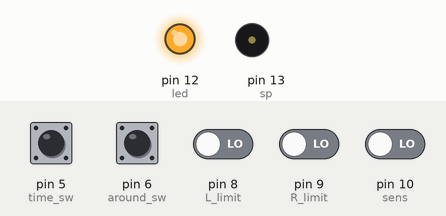
A sketch run on a simulated Arduino Uno, built with avr-gcc and run on an emulated ATmega328P. On the bench: output pins drawn as LEDs (lit = HIGH), buzzer (waves = sounding). The test bench sets the inputs (shaded band); at power-on: pin 5 (time_sw), pin 6 (around_sw), pin 8 (L_limit), pin 9 (R_limit), pin 10 (sens) LOW. EEPROM starts erased; what the sketch prints to the serial monitor is not drawn.

Above: at 1.2 s.
1.3 s: pin 5 (time_sw) pulled HIGH for 0.15 s
At 2.25 s:
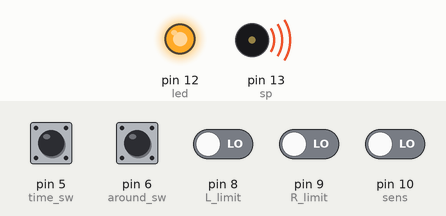
4.4 s: pin 6 (around_sw) pulled HIGH for 0.15 s
At 5.1 s:
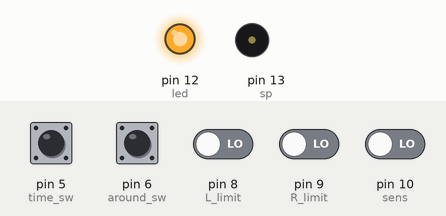
7.4 s: pin 8 (L_limit) driven HIGH
At 7.8 s:
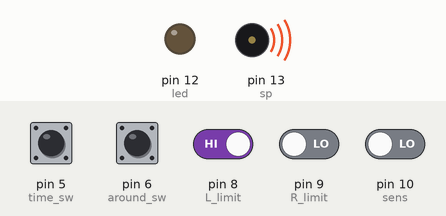
14.2 s: pin 5 (time_sw) pulled HIGH for 1 s
At 17.4 s:
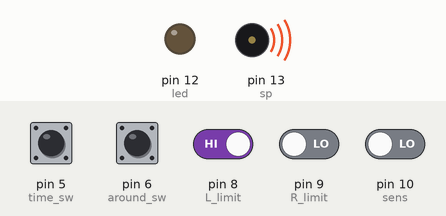
Timing chart, 0 to 34.3 s (numbered marks = the images above; inputs shaded):
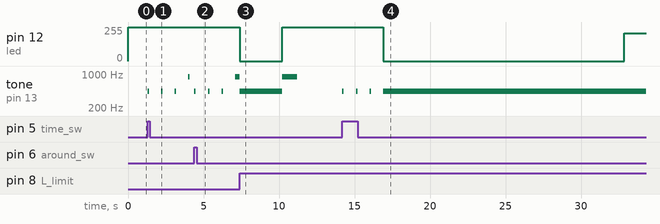

The sketch:

_____.ino
```cpp
#include <EEPROM.h>
#define elements 10
String data_string; //シリアルで受け取る全文字列
char *p; //文字列をカンマで分割するstrtok処理で使うポインタ
String p_string; //上記ポインタで区切った文字列の仮格納用
String data_array[elements]; //カンマ分割されたstrデータを格納する

//ピン設定
const int reset_sw = 2; //リセットスイッチ
const int time_sw = 5; //タイムモードスイッチ
const int around_sw = 6; //周回モードスイッチ
const int L_limit = 8; //左端のセンサー
const int R_limit = 9; //右端のセンサー
const int sens = 10; //メインのセンサー
const int led = 12; //LED
const int sp = 13; //スピーカー

int time_limit = 60; //周回モードの制限時間
int penalty_interval = 50; //ペナルティのカウント間隔

int penalty_count; //ペナルティの時間計測
int start_point; //開始位置
float penalty; //ペナルティカウント
float local_time; //開始時の内部時間
float result_time; //タイムモードの結果
int count; //周回モードのカウント

void setup() {
  //入出力の設定
  pinMode(reset_sw, INPUT);
  pinMode(time_sw, INPUT);
  pinMode(around_sw, INPUT);
  pinMode(L_limit, INPUT);
  pinMode(R_limit, INPUT);
  pinMode(sens, INPUT);
  pinMode(led, OUTPUT);
  pinMode(sp, OUTPUT);

  Serial.begin(9600); //シリアルの設定
  if (EEPROM.read(0xFF) != 0) {
    EEPROM.write(0x00, 60);
    EEPROM.write(0x01, 50);
    EEPROM.write(0xFF, 0);
  }
  time_limit = EEPROM.read(0x00);
  penalty_interval = EEPROM.read(0x01);

  Serial.print("  timer ");
  Serial.print(time_limit);
  Serial.println("秒");
  Serial.print("  interval ");
  Serial.print(penalty_interval);
  Serial.println("ミリ秒");
}


void loop() {
  digitalWrite(led, HIGH);
  if (digitalRead(time_sw) == HIGH) { //タイムモードスイッチが押されたとき
    time(); //タイムモードの処理に飛ぶ
  } else if (digitalRead(around_sw) == HIGH) { //周回モードスイッチが押されたとき
    around(); //周回モードの処理に飛ぶ
  } else if ( Serial.available() ) {
    command();
  }
}


//タイムモード
void time() {
  Serial.println("タイムモード");
  if (start() == 1) { //エラーの場合最初に戻る
    return 0;
  }

  if (start_point == 0) { //左から開始
    while (digitalRead(R_limit) == HIGH) { //右に着くまでループ
      if (digitalRead(sens) == LOW && millis() - penalty_count >= penalty_interval) { //衝突時の処理
        penalty++; //ペナルティカウントの増加
        tone(sp, 440, penalty_interval + 10); //衝突音
        digitalWrite(led, LOW);
        penalty_count = millis();
      }
      if (millis() - penalty_count >= penalty_interval) {
        digitalWrite(led, HIGH);
      }
    }
    result_time = (millis() - local_time) / 1000 + penalty / 2; //結果の処理
    tone(sp, 880, 100); //終了音
    Serial.println(String(result_time, 5)); //結果の表示
  } else {
    while (digitalRead(L_limit) == HIGH) { //左に着くまでループ
      if (digitalRead(sens) == LOW && millis() - penalty_count >= penalty_interval) { //衝突時の処理
        penalty++; //ペナルティカウントの増加
        tone(sp, 440, penalty_interval + 10); //衝突音
        digitalWrite(led, LOW);
        penalty_count = millis();
      }
      if (millis() - penalty_count >= penalty_interval) {
        digitalWrite(led, HIGH);
      }
    }
    result_time = (millis() - local_time) / 1000 + penalty / 2; //結果の処理
    tone(sp, 880, 100); //終了音
    Serial.println(String(result_time, 5)); //結果の表示
  }
}


//周回モード
void around() {
  Serial.println("周回モード");
  if (start() == 1) { //エラーの場合最初に戻る
    return 0;
  }
  while (millis()  <= local_time + (time_limit - penalty) * 1000) { //時間がなくなったら終了
    if (start_point == 0) { //左から開始
      while (digitalRead(R_limit) == HIGH) { //右に着くまでループ
        if (digitalRead(sens) == LOW && millis() - penalty_count >= penalty_interval) {  //衝突時の処理
          penalty++; //ペナルティカウントの増加
          tone(sp, 440, penalty_interval + 10); //衝突音
          if (millis()  >= local_time + (time_limit - penalty) * 1000) { //時間がなくなったら終了
            break;
          }
          digitalWrite(led, LOW);
          penalty_count = millis();
        }
        if (millis() - penalty_count >= penalty_interval) {
          digitalWrite(led, HIGH);
        }
      }
      tone(sp, 880, 50); //終了音
      count++; //カウントの増加
      start_point = 1; //右
    } else {
      while (digitalRead(L_limit) == HIGH) { //左に着くまでループ
        if (digitalRead(sens) == LOW && millis() - penalty_count >= penalty_interval) { //衝突時の処理
          penalty++; //ペナルティカウントの増加
          tone(sp, 440, penalty_interval + 10); //衝突音
          if (millis()  >= local_time + (time_limit - penalty) * 1000) { //時間が無くなったら終了
            break;
          }
          digitalWrite(led, LOW);
          penalty_count = millis();
        }
        if (millis() - penalty_count >= penalty_interval) {
          digitalWrite(led, HIGH);
        }
      }
      tone(sp, 880, 50); //終了音
      count++; //カウントの増加
      start_point = 0; //左
    }
  }
  tone(sp, 880, 1000); //終了音
  Serial.println(count / 2); //結果の表示
}


//開始時の処理
int start() {
  penalty = 0; //ペナルティカウントの初期化
  count = 0; //カウントの初期化

  while (digitalRead(L_limit) == HIGH &&  digitalRead(R_limit) == HIGH) { //リミットに触れるまで待機
  }

  for (int i = 0; i < 3; i++) { //カウント音
    tone(sp, 440, 100);
    delay(900);
  }
  if (digitalRead(L_limit) == HIGH &&  digitalRead(R_limit) == HIGH) { //フライングしたらリセットする
    Serial.println("Error:フライングです");
    for (int i = 0; i < 4; i++) { //エラー音
      tone(sp, 440, 200);
      delay(200);
    }
    return 1; //最初に戻る
  }

  if (digitalRead(L_limit) == LOW) { //開始位置の保存
    start_point = 0; //左
  } else {
    start_point = 1; //右
  }
  local_time = millis(); //開始タイミングの保存
  tone(sp, 880, 100); //開始音
}


int command() {
  serial_read();
  if (data_array[0] == "help") {
    Serial.println("  help コマンド確認");
    Serial.println("  config 設定変更");
    Serial.println("  show 設定確認");
    Serial.println("  reboot 再起動");
  } else if (data_array[0] == "config") {
    if (data_array[1] == "help") {
      Serial.println("  timer タイムモードの制限時間設定(1～255秒)");
      Serial.println("  interval ペナルティのカウント間隔設定(1～255ミリ秒)");
    } else if (data_array[1] == "timer") {
      if (data_array[2].toInt() >= 1 && data_array[2].toInt() <= 255) {
        EEPROM.write(0x00, data_array[2].toInt());//EEPROMに書き込む
        time_limit = EEPROM.read(0x00);//EEPROMからの読み取り値を入れる
        Serial.print("  timer ");
        Serial.print(time_limit);
        Serial.println("秒に設定しました");
      } else {
        Serial.println("Error:引数が不正です(1～255です)");
      }
    } else if (data_array[1] == "interval") {
      if (data_array[2].toInt() >= 1 && data_array[2].toInt() <= 255) {
        EEPROM.write(0x01, data_array[2].toInt());//EEPROMに書き込む
        penalty_interval = EEPROM.read(0x01);//EEPROMからの読み取り値を入れる
        Serial.print("  interval ");
        Serial.print(penalty_interval);
        Serial.println("ミリ秒に設定しました");
      } else {
        Serial.println("Error:引数が不正です(1～255です)");
      }
    } else {
      Serial.println("Error:不正なコマンドです");
    }
  } else if (data_array[0] == "show") {
    if (data_array[1] == "help") {
      Serial.println("  config 設定の確認");
    } else if (data_array[1] == "config") {
      Serial.print("  timer ");
      Serial.print(time_limit);
      Serial.println("秒");
      Serial.print("  interval ");
      Serial.print(penalty_interval);
      Serial.println("ミリ秒");
    } else {
      Serial.println("Error:不正なコマンドです");
    }
  } else if (data_array[0] == "reboot") {
    delay(100);
    void(* resetFunc) (void) = 0;
    resetFunc();
  } else {
    if (data_array[0] != "") {
      Serial.println("Error:不正なコマンドです");
    }
  }
  Serial.print("> ");
}


//この部分ほぼコピペだからよくわからん
int serial_read() {
  for (int i = 0; i < elements; i++) { //データの初期化
    data_array[i] = "";
  }
  data_string = Serial.readStringUntil(0x0a); //シリアルデータを改行記号が現れるまで読み込む
  data_string.trim(); //文字列を念のためトリミングする
  int data_len = data_string.length() + 1; //str→char変換用にデータの長さを調べる
  char data_char[data_len]; //str→char変換用のchar配列を準備
  data_string.toCharArray(data_char, data_len); //ようやくstr→charに変換
  p = strtok(data_char, " "); //カンマ分割の1要素目を行う
  p_string = p; //一旦strにいれる
  data_array[0] = p_string; //最終目的の配列に1要素目を格納

  for (int i = 1; i < elements; i++) { //2要素名以降について、要素数分だけデータ配列に格納
    p = strtok(NULL, " "); //カンマ分割の2要素目以降のstrtokはこの書式になる
    if (p != NULL) { //要素が空でない場合はその要素をデータ配列に格納
      p_string = p;
      data_array[i] = p_string;
    } else {
      i++; //要素が空の場合はデータ配列に0を格納
    }
  }
  //データを表示する
  for (int i = 0; i < elements ; i++) {
    Serial.print(data_array[i]); //データ配列の中身を0項から最終項まで表示する
    Serial.print(" "); //カンマ区切りではなくスラッシュ区切りで表示
  }
  Serial.println();
}
```

Measured:
- after the input at 1.3 s, tone on pin 13 (sp): plays 440 Hz for 0.10 s, 440 Hz for 0.10 s, 440 Hz for 0.10 s, 880 Hz for 0.10 s, starting at once
- after the input at 4.4 s, tone on pin 13 (sp): silent → 440 Hz at once, then repeats every 0.90 s: silent 0.80 s, 440 Hz 0.10 s
- after the input at 7.4 s, pin 12 (led): 255/255 → 0/255 at once, → 255/255 2.8 s later; tone on pin 13 (sp): 880 Hz → 440 Hz at once, → 880 Hz 2.8 s later, → silent 1.0 s later
- after the input at 14.2 s, pin 12 (led): 255/255 → 0/255 after 2.7 s, → 210/255 15.9 s later; tone on pin 13 (sp): alternates 440 Hz for 0.10 s and silent for 0.80 s, 7 changes in all, then stays 440 Hz, starting at once
